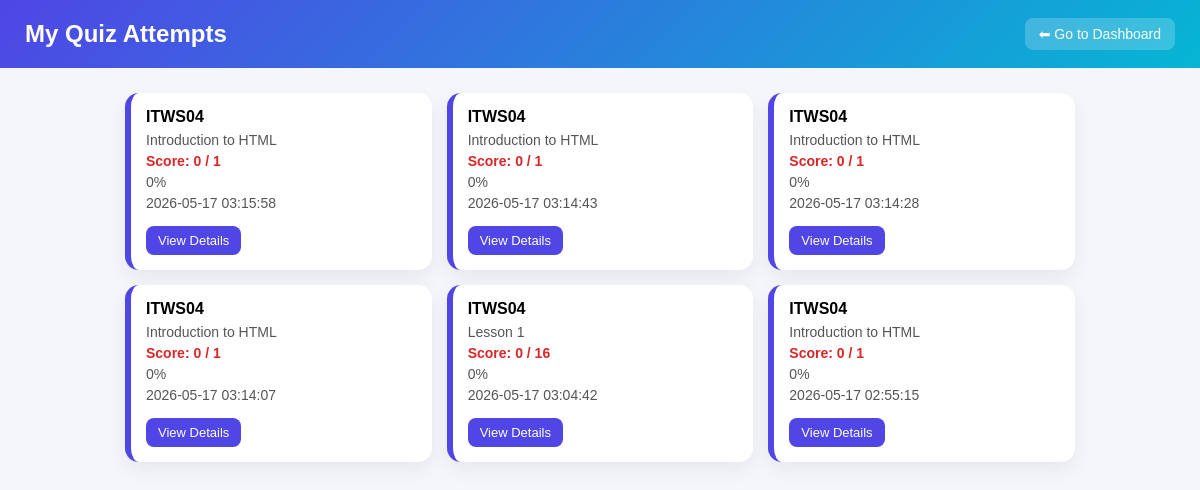
Screenshot of /frontend/student/student-quiz-records.php (signed in) with the database file from the repository.
### tables this page shows
CREATE TABLE `quiz_attempts` (
  `attemptID` int(11) NOT NULL,
  `studentID` int(11) NOT NULL,
  `lessonID` int(11) NOT NULL,
  `totalQuestions` int(11) NOT NULL,
  `score` int(11) NOT NULL,
  `submittedAt` timestamp NOT NULL DEFAULT current_timestamp()
);

CREATE TABLE `subjects` (
  `subjectID` int(11) NOT NULL,
  `subjectName` varchar(255) NOT NULL,
  `description` text DEFAULT NULL,
  `createdBy` int(11) DEFAULT NULL,
  `date_created` timestamp NOT NULL DEFAULT current_timestamp(),
  `date_deleted` timestamp NULL DEFAULT NULL
);

CREATE TABLE `lessons` (
  `lessonID` int(11) NOT NULL,
  `subjectID` int(11) NOT NULL,
  `lessonTitle` varchar(255) NOT NULL,
  `lessonDescription` text DEFAULT NULL,
  `createdBy` int(11) DEFAULT NULL,
  `date_created` timestamp NOT NULL DEFAULT current_timestamp(),
  `date_deleted` timestamp NULL DEFAULT NULL
);

### frontend/student/student-quiz-records.php (the view, shortened to what this page needs)
<?php
require_once '../../backend/database.php';
$userID = (int) $_SESSION['userID'];
$stmt = $conn->prepare("
    SELECT
        qa.attemptID,
        qa.score,
        qa.totalQuestions,
        qa.submittedAt,
        l.lessonTitle,
        s.subjectName
    FROM quiz_attempts qa
    LEFT JOIN lessons l ON qa.lessonID = l.lessonID
    LEFT JOIN subjects s ON l.subjectID = s.subjectID
    WHERE qa.studentID = ?
    ORDER BY qa.submittedAt DESC
");
$stmt->bind_param("i", $userID);
$stmt->execute();
$result = $stmt->get_result();
function percent($score, $total) {
    return round(($score / $total) * 100, 2);
}
?>
<!DOCTYPE html>
<html>
<head>
</head>
<body>
<div class="header" style="display:flex;justify-content:space-between;align-items:center;">
    <h2>My Quiz Attempts</h2>
    <a href="../student/student-dashboard.php"
       style="
            background: rgba(255,255,255,0.2);
            color: white;
            padding: 8px 14px;
            border-radius: 8px;
            text-decoration: none;
            font-size: 14px;
       ">
        ⬅ Go to Dashboard
    </a>
</div>
<div class="container">
<div class="grid">
<?php if ($result->num_rows > 0): ?>
    <?php while ($row = $result->fetch_assoc()):
        $percent = percent($row['score'], $row['totalQuestions']);
    ?>
    <div class="card">
        <div class="title">
            <?= htmlspecialchars($row['subjectName']) ?>
        </div>
        <div class="meta">
            <?= htmlspecialchars($row['lessonTitle']) ?>
        </div>
        <div class="meta score <?= ($percent >= 75 ? 'good' : 'bad') ?>">
            Score: <?= $row['score'] ?> / <?= $row['totalQuestions'] ?>
        </div>
        <div class="meta">
            <?= $percent ?>%
        </div>
        <div class="meta">
            <?= $row['submittedAt'] ?>
        </div>
        <a class="btn"
           href="student-view-attempt.php?attemptID=<?= $row['attemptID'] ?>">
            View Details
        </a>
    </div>
    <?php endwhile; ?>
<?php else: ?>
    <div class="empty">
       NO QUIZ ATTEMPTS FOUND
    </div>
<?php endif; ?>
</div>
</div>
</body>
</html>

### frontend/student/student-quiz-records.php (style rules this page uses)
* { margin:0; padding:0; box-sizing:border-box; font-family: Arial; }
body { background:#f4f6fb; }
.header { background: linear-gradient(135deg, #4f46e5, #06b6d4); color:white; padding:18px 25px; }
.container { padding:25px; max-width:1000px; margin:auto; }
.grid { display:grid; grid-template-columns: repeat(auto-fit, minmax(260px, 1fr)); gap:15px; }
.card { background:white; padding:15px; border-radius:14px; box-shadow:0 8px 20px rgba(0,0,0,0.06); border-left:6px solid #4f46e5; transition:0.2s; }
.title { font-weight:bold; font-size:16px; margin-bottom:6px; }
.meta { font-size:14px; color:#555; margin-bottom:5px; }
.score { font-weight:bold; }
.bad { color:#dc2626; }
.btn { display:inline-block; margin-top:10px; padding:7px 12px; background:#4f46e5; color:white; text-decoration:none; border-radius:8px; font-size:13px; }

### rows the page displays
quiz_attempts: subjects.subjectName "ITWS04", lessonID.lessonTitle "Introduction to HTML", score "0", totalQuestions "1", submittedAt "2026-05-17 03:15:58"
quiz_attempts: subjects.subjectName "ITWS04", lessonID.lessonTitle "Introduction to HTML", score "0", totalQuestions "1", submittedAt "2026-05-17 03:14:43"
quiz_attempts: subjects.subjectName "ITWS04", lessonID.lessonTitle "Introduction to HTML", score "0", totalQuestions "1", submittedAt "2026-05-17 03:14:28"
quiz_attempts: subjects.subjectName "ITWS04", lessonID.lessonTitle "Introduction to HTML", score "0", totalQuestions "1", submittedAt "2026-05-17 03:14:07"
quiz_attempts: subjects.subjectName "ITWS04", lessonID.lessonTitle "Lesson 1", score "0", totalQuestions "16", submittedAt "2026-05-17 03:04:42"
quiz_attempts: subjects.subjectName "ITWS04", lessonID.lessonTitle "Introduction to HTML", score "0", totalQuestions "1", submittedAt "2026-05-17 02:55:15"
